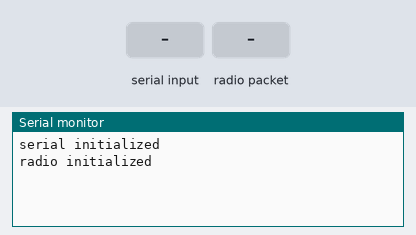
This sketch was run on a simulated Arduino Uno, built with avr-gcc and run on an emulated ATmega328P. Shown: the last lines printed to the serial monitor. The test bench sets the inputs (shaded band). No radio packets arrive unless stated.

Above: at 2.2 s.
2.3 s: "1" received over Serial
At 3.9 s:
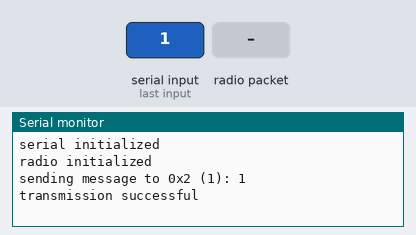
4.9 s: radio packet "1" arrives
At 5.3 s:
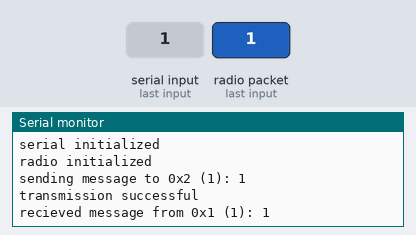

Measured:
- after the input at 2.3 s, the serial monitor: prints a new line after 1.0 s (image 1)
- after the input at 4.9 s, the serial monitor: prints a new line at once (image 2)

The sketch:

client.ino
```cpp
#include <RHReliableDatagram.h>
#include <RH_RF95.h>
#include <memory>

#define RFM95_CS 8
#define RFM95_RST 4
#define RFM95_INT 3
#define RF95_FREQ 915.0

#define CLIENT_ADDRESS 1 //Football is client
#define SERVER_ADDRESS 2 //Boombox is server

//Class objects
RH_RF95 driver(RFM95_CS, RFM95_INT);
RHReliableDatagram manager(driver, CLIENT_ADDRESS);

uint8_t buf[RH_RF95_MAX_MESSAGE_LEN];
uint8_t len = sizeof(buf);
bool responseSuccessful = false;

bool serial_setup() {
    Serial.begin(9600);
    while (!Serial) {
        ;
    }
    Serial.println("serial initialized");
    return true;
}

bool radio_setup() {
    pinMode(RFM95_RST, OUTPUT);
    digitalWrite(RFM95_RST, HIGH);

    if (!manager.init()) {
        Serial.println("manager init failed");
    }

    while (!driver.setFrequency(RF95_FREQ)) {
        Serial.println("freq set failed");
        delay(5);
    }

    manager.setRetries(3);

    driver.setTxPower(23, false);

    Serial.println("radio initialized");

    delay(1000);
    return true;
}

void print_byte(uint8_t const byte_arr[], const int& arr_len) {
  for (size_t i = 0; i < arr_len; i++) {
    Serial.print(static_cast<char>(byte_arr[i]));
  }
}

void print_string_dst_len(const String& string, const int& address, const int& len) {
  Serial.print(string);
  Serial.print(" 0x");
  Serial.print(address, HEX);
  Serial.print(" (");
  Serial.print(len);
  Serial.print("): ");
}

bool send_packet(uint8_t data[], int data_length, int dst_address) {
    Serial.println();
    print_string_dst_len("sending message to", dst_address, data_length);
    print_byte(data, data_length);
    Serial.println();

    if (manager.sendtoWait(data, data_length, dst_address)) {
      Serial.println("transmission successful");
      return true;
    } else {
      Serial.println("transmission failed");
      return false;
    }
}

int recieve_packet(bool& message_recieved, int timeout) {
  message_recieved = false;
  if(manager.waitAvailableTimeout(timeout)) {
    uint8_t len = sizeof(buf);
    uint8_t from;
    if (manager.recvfromAck(buf, &len, &from)) { // note len var declared each call
      print_string_dst_len("recieved message from", from, len);
      print_byte(buf, len);
      message_recieved = true;
      return len;
    } else {
      Serial.println("No reply, is rf95_reliable_datagram_server running?");
      return -1;
    }
  } else {
    Serial.println("no message");
    return -1;
  }
}

uint8_t* string_to_buf(const String& string) {
  uint8_t* data = new uint8_t[string.length() + 1];
  for (size_t i = 0; i < string.length(); i++) {
    data[i] = static_cast<uint8_t>(string[i]);
  }
  return data;
}

void setup() {
  serial_setup();
  radio_setup();
}

void loop() {
  responseSuccessful = false;

  if (Serial.available() > 0) {
    String message = Serial.readString();
    uint8_t* data = string_to_buf(message);

    if(send_packet(data, message.length(), SERVER_ADDRESS)) {
      len = recieve_packet(responseSuccessful, 10000);
    }
    delete[] data;
  }
}
```
